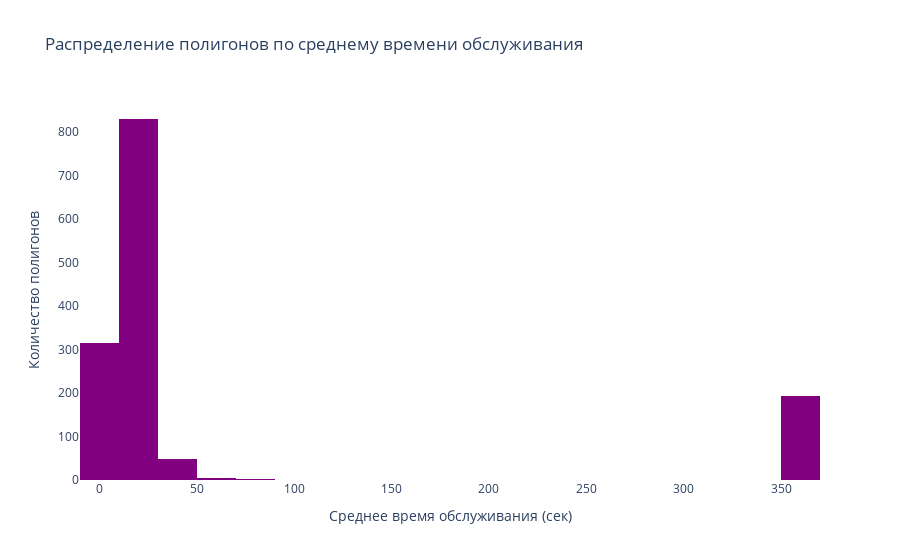

The code cell stored with this chart in its notebook:
### Code cell
# 5. Распределение среднего времени обслуживания по полигонам
logger.info("5. Анализируем распределение времени обслуживания по полигонам...")

polygon_avg_times = polygon_analysis.select('avg_service_time').to_series().to_list()

fig5 = go.Figure()
fig5.add_trace(go.Histogram(
    x=polygon_avg_times,
    nbinsx=30,
    name='Среднее время обслуживания',
    marker_color='purple'
))
fig5.update_layout(
    title="Распределение полигонов по среднему времени обслуживания",
    xaxis_title="Среднее время обслуживания (сек)",
    yaxis_title="Количество полигонов",
    showlegend=False,
    plot_bgcolor='white'
)
fig5.show()

logger.info("✅ Создано 5 содержательных визуализаций!")

### Figure 1 — Plotly figure (JSON) as saved in the notebook; plotly's stock layout.template omitted (floating-point values rounded to 4 significant figures; data arrays with more than 128 entries replaced by an {"elided": "..."} marker saying what was removed)
{"data": [{"marker": {"color": "purple"}, "name": "Среднее время обслуживания", "nbinsx": 30, "type": "histogram", "x": {"elided": "1393 float values"}}], "layout": {"plot_bgcolor": "white", "showlegend": false, "title": {"text": "Распределение полигонов по среднему времени обслуживания"}, "xaxis": {"title": {"text": "Среднее время обслуживания (сек)"}}, "yaxis": {"title": {"text": "Количество полигонов"}}}}
